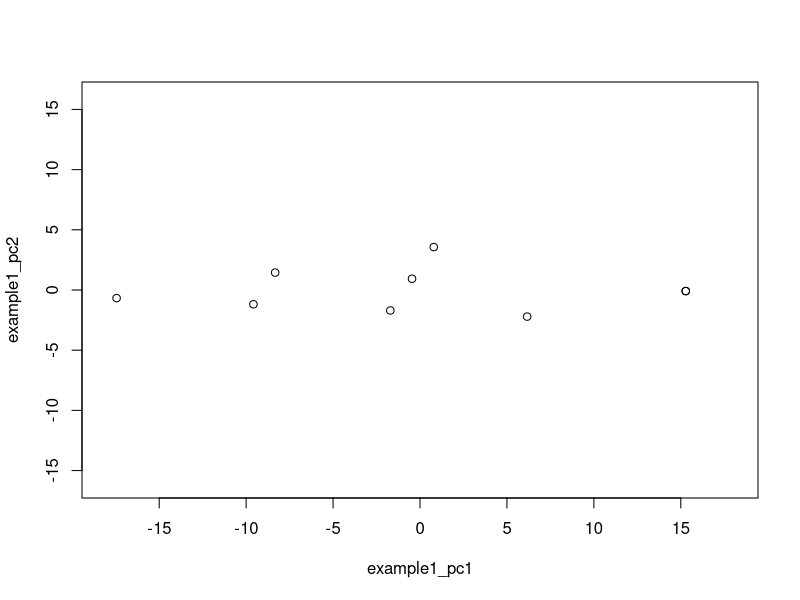
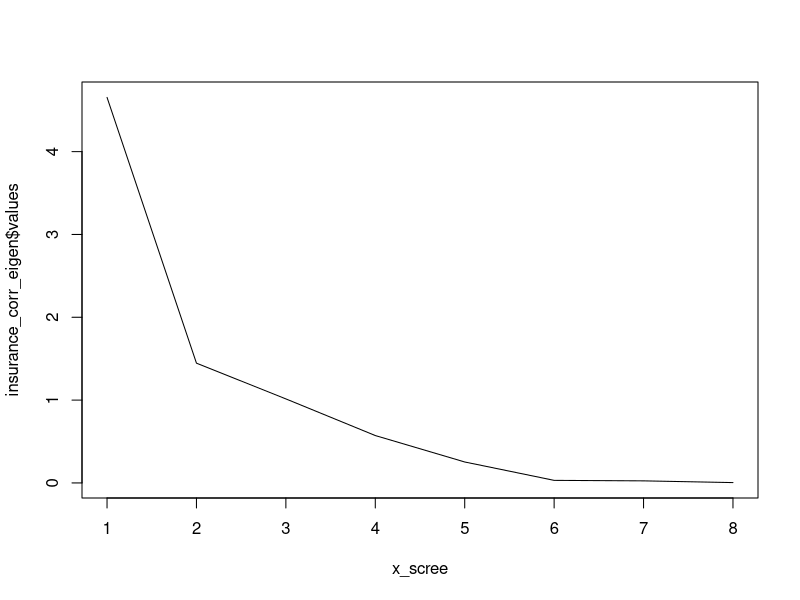

Source code (R) for these figures, in order:
## ---- chunk 1
example1 <- read.table("data/Example1.dat")
example1_matrix <- as.matrix(example1)
C <- scale(example1_matrix, scale = FALSE)
## ---- chunk 2
N <- dim(C)[1]
S <- t(C) %*% C/N
## ---- chunk 3
example1_svd <- svd(C)
## ---- chunk 4
example1_svd$d
example1_svd$u
example1_svd$v
## ---- chunk 5
example1_principal_component <- C %*% example1_svd$v
## ---- chunk 6
example1_pc1 <- example1_principal_component[,1]
example1_pc2 <- example1_principal_component[,2]

plot(example1_pc1, example1_pc2, xlim = c(-18,18), ylim = c(-16,16))
## ---- chunk 7
example1_eigen <- eigen(S)
## ---- chunk 8
example1_pc1_var <- var(example1_pc1)*(N-1)/N
example1_pc2_var <- var(example1_pc2)*(N-1)/N
## ---- chunk 9
example1_total_var <- example1_pc1_var + example1_pc2_var

example1_pc1_percentage <- example1_pc1_var / example1_total_var * 100
example1_pc2_percentage <- example1_pc2_var / example1_total_var * 100
## ---- chunk 10
insurance_corr <- matrix(c(1.00,	0.32,	0.95,	0.94,	0.84,	0.22,	0.47,	0.82, 0.32,	1.00,	0.06,	0.21,	0.01,	0.30,	0.10,	0.01, 0.95,	0.06,	1.00,	0.94,	0.89,	0.14, 0.44,	0.81, 0.94,	0.21,	0.94,	1.00,	0.88,	0.19,	0.50,	0.68, 0.84,	0.01,	0.89,	0.88,	1.00,	-0.23,	0.55,	0.63, 0.22,	0.30,	0.14,	0.19,	-0.23,	1.00,	-0.15,	0.21, 0.47,	0.10,	0.44,	0.50,	0.55,	-0.15,	1.00,	0.14, 0.82,	0.01,	0.81,	0.68,	0.63,	0.21,	0.14,	1.00), nrow = 8)
## ---- chunk 11
insurance_corr_eigen <- eigen(insurance_corr)
## ---- chunk 12
insurance_corr_eigen
## ---- chunk 13
insurance_total_var <- sum(insurance_corr_eigen$values)
(insurance_3pc_var <- (insurance_corr_eigen$values[1] + insurance_corr_eigen$values[2] + insurance_corr_eigen$values[3]) / insurance_total_var * 100)
## ---- chunk 14
x_scree <- c(1:8)
plot(x_scree, insurance_corr_eigen$values, type = "l")
## ---- chunk 15
(insurance_pc1_var <- insurance_corr_eigen$values[1] / insurance_total_var * 100)
